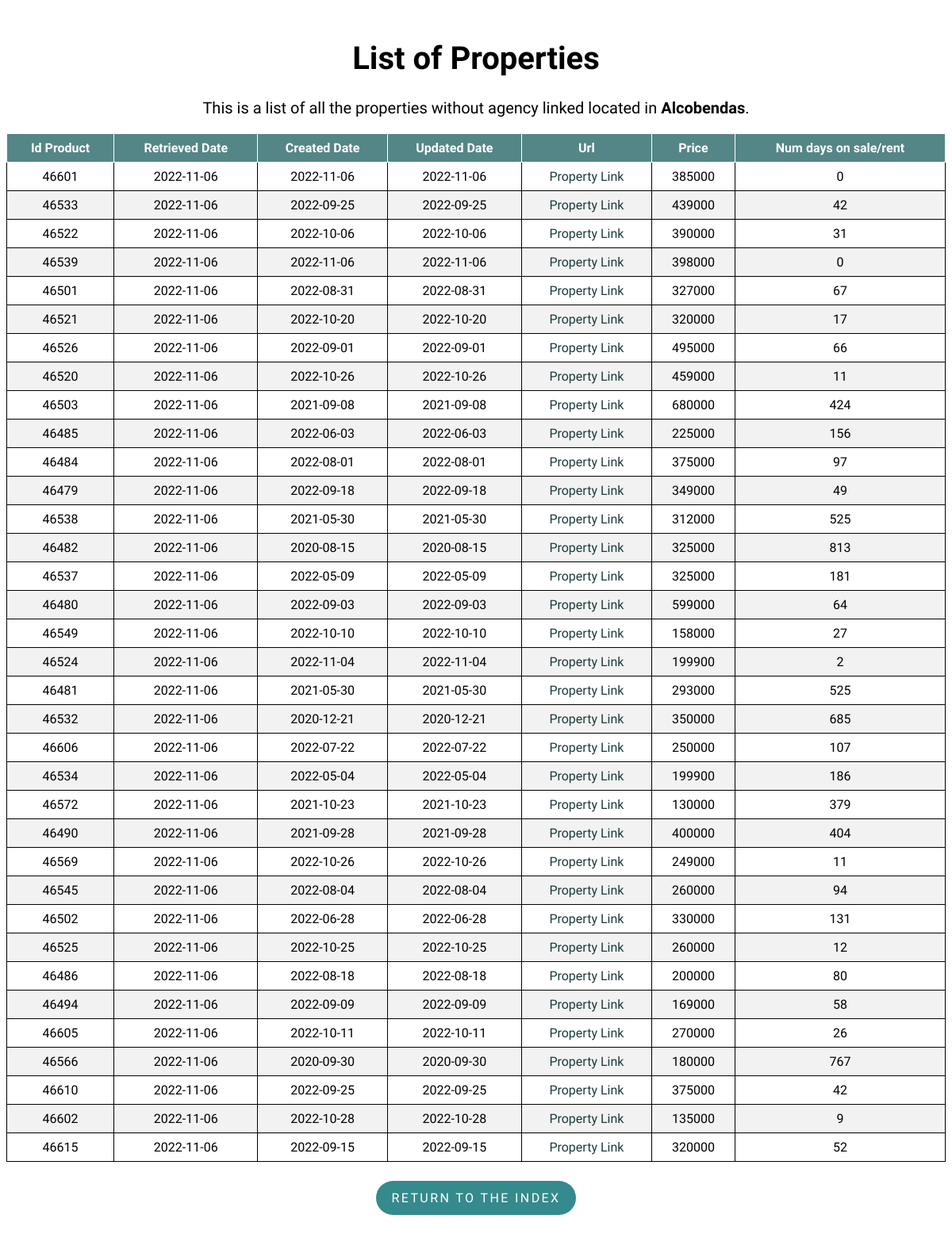
Page /property/Alcobendas on the committed database.
### flask-app/read_db.py (models this page shows)
class Property(db.Model):
    __tablename__ = 'properties'
    id_product = db.Column(db.Integer, primary_key=True)
    retrieved_date = db.Column(db.Date)
    created_date = db.Column(db.Date)
    url = db.Column(db.Text)
    mobile = db.Column(db.Integer)
    agency = db.Column(db.Text)
    real_estate_id = db.Column(db.Integer)
    price = db.Column(db.Integer)
    type_id = db.Column(db.Integer)
    trans_type_id = db.Column(db.Integer)
    location = db.Column(db.Text)
    num_days = db.Column(db.Integer)
    updated_date = db.Column(db.Date)

### flask-app/read_db.py (the view)
@app.route('/property/<location>', methods=['GET', 'POST'])
def property(location):
    properties = Property.query.filter_by(
        type_id=1, location=location).order_by(Property.url).distinct()
    return render_template('list.html', properties=properties, location=location)

### flask-app/templates/list.html (shortened to what this page needs)
<!DOCTYPE html>
<html lang="en">
<head>
    <link rel="stylesheet" type="text/css" href="{{ url_for('static', filename='styles/style.css') }}">
    <link rel="stylesheet" type="text/css" href="{{ url_for('static', filename='styles/tablesort.css') }}">
</head>
<body>
    <h1 class="list_header" style="font-size:40px;">List of Properties</h1>
    <p class="list_header" style="margin-top: 25px;font-size:20px;">This is a list of all the properties without agency linked located in
        <strong>{{ location }}</strong>.
    </p>
    <table class="table table-sortable">
        <thead>
            <tr>
                <th>Id Product</th>
                <th>Retrieved Date</th>
                <th>Created Date</th>
                <th>Updated Date</th>
                <th>Url</th>
                <th>Price</th>
                <th>Num days on sale/rent</th>
            </tr>
        </thead>
        <tbody>
            {% for property in properties %}
            <tr>
                <td>{{ property.id_product }}</td>
                <td>{{ property.retrieved_date }}</td>
                <td>{{ property.created_date }}</td>
                <td>{{ property.updated_date }}</td>
                <td>
                    <a class="property_link" href={{ property.url }}>Property Link</a>
                </td>
                <td><a>{{ property.price }}</a></td>
                <td>{{ property.num_days }}</td>
            </tr>
            {% endfor %}
        </tbody>
    </table>
    <div class = "btn_container">
        <p class="return_btn"><a class = "btn_link" href="{{ url_for('index') }}">Return to the index</a></p>
    </div>
</body>
</html>

### flask-app/static/styles/style.css (style rules this page uses)
body { font-family: 'Muli','Open Sans','Open Sans-fallback',sans-serif; }
table, th, td { border: 1px solid; }
table { width: 100%; border-collapse: collapse; }
th, td { text-align: center; padding: 8px; }
tr:nth-child(even) { background-color: #f2f2f2 }
th { background-color: rgb(84, 134, 135); color: white; }
.index_header, .list_header { margin-top: 50px; text-align: center; }
a.property_link { text-decoration: none; }
a.property_link:link, a.property_link:visited { color: rgb(28, 58, 58); }
.return_btn { display: inline-block; padding: .75rem 1.25rem; border-radius: 10rem; text-transform: uppercase; font-size: 1rem; letter-spacing: .15rem; transition: all .3s; position: relative; overflow: hidden; z-index: 1; background-color: rgb(52, 138, 140); }
.btn_link { text-decoration: none; color: #fff; }
.btn_container { margin-top: 8px; display: flex; justify-content: center; align-items: center; }

### flask-app/static/styles/tablesort.css (style rules this page uses)
.table-sortable th { cursor: pointer; }

### rows in the picture
Property: id_product "46601", retrieved_date "2022-11-06", created_date "2022-11-06", updated_date "2022-11-06", price "385000", num_days "0"
Property: id_product "46533", retrieved_date "2022-11-06", created_date "2022-09-25", updated_date "2022-09-25", price "439000", num_days "42"
Property: id_product "46522", retrieved_date "2022-11-06", created_date "2022-10-06", updated_date "2022-10-06", price "390000", num_days "31"
Property: id_product "46539", retrieved_date "2022-11-06", created_date "2022-11-06", updated_date "2022-11-06", price "398000", num_days "0"
Property: id_product "46501", retrieved_date "2022-11-06", created_date "2022-08-31", updated_date "2022-08-31", price "327000", num_days "67"
Property: id_product "46521", retrieved_date "2022-11-06", created_date "2022-10-20", updated_date "2022-10-20", price "320000", num_days "17"
Property: id_product "46526", retrieved_date "2022-11-06", created_date "2022-09-01", updated_date "2022-09-01", price "495000", num_days "66"
Property: id_product "46520", retrieved_date "2022-11-06", created_date "2022-10-26", updated_date "2022-10-26", price "459000", num_days "11"
Property: id_product "46503", retrieved_date "2022-11-06", created_date "2021-09-08", updated_date "2021-09-08", price "680000", num_days "424"
Property: id_product "46485", retrieved_date "2022-11-06", created_date "2022-06-03", updated_date "2022-06-03", price "225000", num_days "156"
Property: id_product "46484", retrieved_date "2022-11-06", created_date "2022-08-01", updated_date "2022-08-01", price "375000", num_days "97"
Property: id_product "46479", retrieved_date "2022-11-06", created_date "2022-09-18", updated_date "2022-09-18", price "349000", num_days "49"
Property: id_product "46538", retrieved_date "2022-11-06", created_date "2021-05-30", updated_date "2021-05-30", price "312000", num_days "525"
Property: id_product "46482", retrieved_date "2022-11-06", created_date "2020-08-15", updated_date "2020-08-15", price "325000", num_days "813"
Property: id_product "46537", retrieved_date "2022-11-06", created_date "2022-05-09", updated_date "2022-05-09", price "325000", num_days "181"
Property: id_product "46480", retrieved_date "2022-11-06", created_date "2022-09-03", updated_date "2022-09-03", price "599000", num_days "64"
Property: id_product "46549", retrieved_date "2022-11-06", created_date "2022-10-10", updated_date "2022-10-10", price "158000", num_days "27"
Property: id_product "46524", retrieved_date "2022-11-06", created_date "2022-11-04", updated_date "2022-11-04", price "199900", num_days "2"
Property: id_product "46481", retrieved_date "2022-11-06", created_date "2021-05-30", updated_date "2021-05-30", price "293000", num_days "525"
Property: id_product "46532", retrieved_date "2022-11-06", created_date "2020-12-21", updated_date "2020-12-21", price "350000", num_days "685"
Property: id_product "46606", retrieved_date "2022-11-06", created_date "2022-07-22", updated_date "2022-07-22", price "250000", num_days "107"
Property: id_product "46534", retrieved_date "2022-11-06", created_date "2022-05-04", updated_date "2022-05-04", price "199900", num_days "186"
Property: id_product "46572", retrieved_date "2022-11-06", created_date "2021-10-23", updated_date "2021-10-23", price "130000", num_days "379"
Property: id_product "46490", retrieved_date "2022-11-06", created_date "2021-09-28", updated_date "2021-09-28", price "400000", num_days "404"
Property: id_product "46569", retrieved_date "2022-11-06", created_date "2022-10-26", updated_date "2022-10-26", price "249000", num_days "11"
Property: id_product "46545", retrieved_date "2022-11-06", created_date "2022-08-04", updated_date "2022-08-04", price "260000", num_days "94"
Property: id_product "46502", retrieved_date "2022-11-06", created_date "2022-06-28", updated_date "2022-06-28", price "330000", num_days "131"
Property: id_product "46525", retrieved_date "2022-11-06", created_date "2022-10-25", updated_date "2022-10-25", price "260000", num_days "12"
Property: id_product "46486", retrieved_date "2022-11-06", created_date "2022-08-18", updated_date "2022-08-18", price "200000", num_days "80"
Property: id_product "46494", retrieved_date "2022-11-06", created_date "2022-09-09", updated_date "2022-09-09", price "169000", num_days "58"
Property: id_product "46605", retrieved_date "2022-11-06", created_date "2022-10-11", updated_date "2022-10-11", price "270000", num_days "26"
Property: id_product "46566", retrieved_date "2022-11-06", created_date "2020-09-30", updated_date "2020-09-30", price "180000", num_days "767"
Property: id_product "46610", retrieved_date "2022-11-06", created_date "2022-09-25", updated_date "2022-09-25", price "375000", num_days "42"
Property: id_product "46602", retrieved_date "2022-11-06", created_date "2022-10-28", updated_date "2022-10-28", price "135000", num_days "9"
Property: id_product "46615", retrieved_date "2022-11-06", created_date "2022-09-15", updated_date "2022-09-15", price "320000", num_days "52"

### other values in the picture
{{ location }} "Alcobendas"
